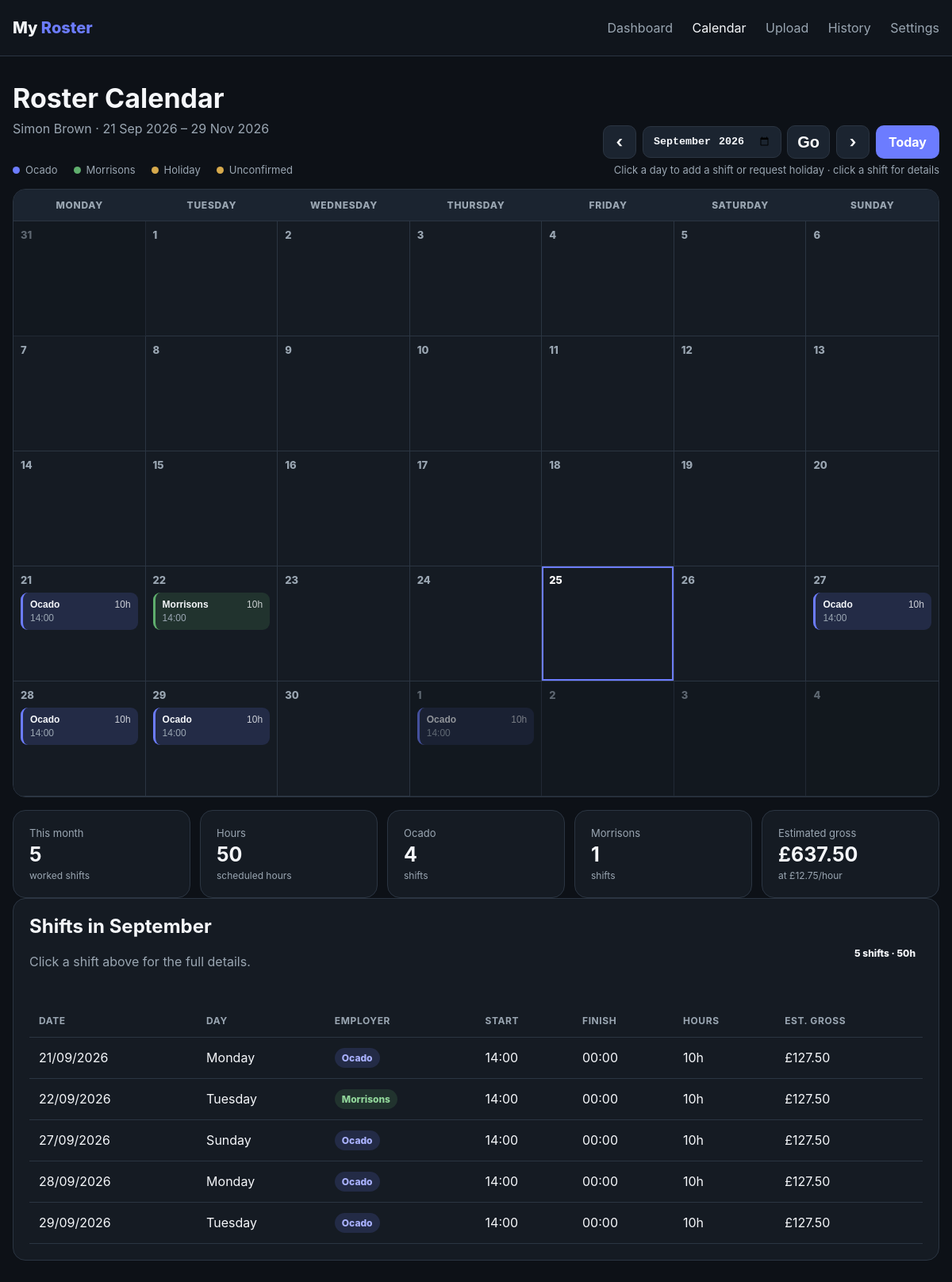
Page /calendar on the earlier database version.
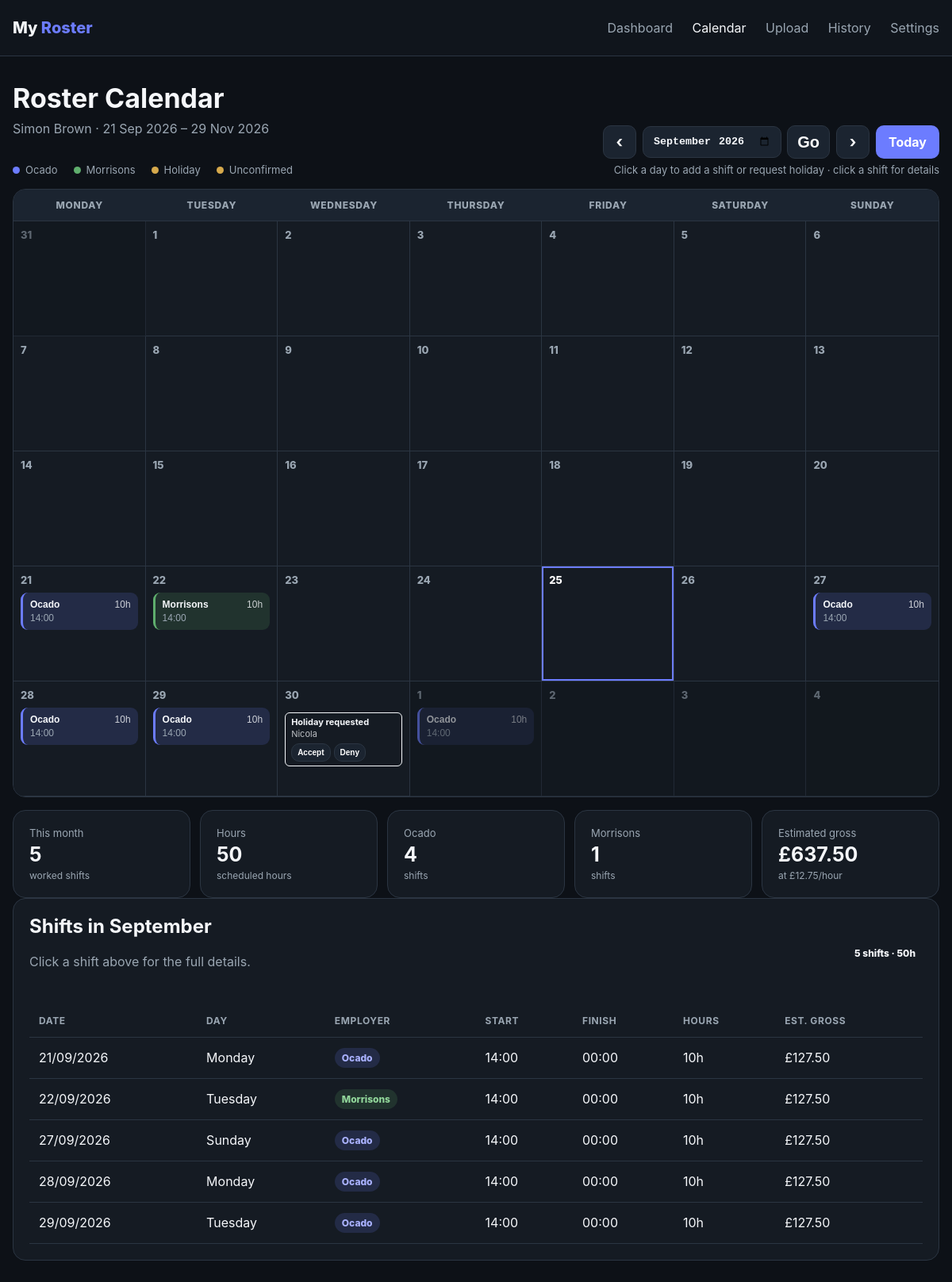
Same page on the later database version.
### app.py (models this page shows)
class Shift(db.Model):
    id = db.Column(db.Integer, primary_key=True)
    roster_id = db.Column(db.Integer, db.ForeignKey("roster.id"), nullable=False)
    shift_date = db.Column(db.Date, nullable=False)
    day_name = db.Column(db.String(15), nullable=False)
    start_time = db.Column(db.String(5), nullable=True)
    hours = db.Column(db.Float, default=10.0, nullable=False)
    employer = db.Column(db.String(30), nullable=False)  # Ocado / Morrisons / Holiday
    week_number = db.Column(db.Integer, nullable=False)
    pay_type = db.Column(db.String(20), nullable=False, default="normal")  # normal / holiday / overtime
    @property
    def finish_time(self):
        if not self.start_time or self.employer == "Holiday":
            return None
        try:
            start = datetime.strptime(self.start_time, "%H:%M")
            finish = start + timedelta(hours=self.hours)
            return finish.strftime("%H:%M")
        except ValueError:
            return None

class HolidayRequest(db.Model):
    id = db.Column(db.Integer, primary_key=True)
    roster_id = db.Column(db.Integer, db.ForeignKey("roster.id"), nullable=False)
    request_date = db.Column(db.Date, nullable=False)
    requested_by = db.Column(db.String(120), nullable=False, default="Nicola")
    note = db.Column(db.Text, nullable=True)
    status = db.Column(db.String(20), nullable=False, default="Requested")
    created_at = db.Column(db.DateTime, default=datetime.utcnow, nullable=False)

### app.py (the view)
@app.route("/calendar")
def calendar():
    roster = Roster.query.filter_by(active=True).order_by(Roster.uploaded_at.desc()).first()
    if not roster:
        return render_template("calendar.html", roster=None)
    shifts = Shift.query.filter_by(roster_id=roster.id).order_by(Shift.shift_date).all()
    requested_year = request.args.get("year", type=int)
    requested_month = request.args.get("month", type=int)
    requested_month_date = request.args.get("month_date", "").strip()
    if requested_month_date:
        try:
            selected = datetime.strptime(requested_month_date, "%Y-%m")
            year, month = selected.year, selected.month
        except ValueError:
            year = month = None
    elif requested_year and requested_month and 1 <= requested_month <= 12:
        year, month = requested_year, requested_month
    else:
        year = month = None
    if not year or not month:
        today = date.today()
        if roster.period_start <= today <= roster.period_end:
            year, month = today.year, today.month
        else:
            year, month = roster.period_start.year, roster.period_start.month
    return render_template("calendar.html", **calendar_context(roster, shifts, year, month))

### app.py (called while the page is built)
def money(value):
    return f"£{float(value):,.2f}"

def serialise_shifts(shifts):
    import json
    return json.dumps({
        str(s.id): {
            "date_label": s.shift_date.strftime("%A %d %B %Y"),
            "day": s.day_name,
            "start_time": s.start_time,
            "finish_time": s.finish_time,
            "hours": s.hours,
            "employer": s.employer,
            "pay_type": s.pay_type,
            "week": s.week_number,
        } for s in shifts
    })

def month_offset(year, month, offset):
    value = year * 12 + (month - 1) + offset
    return value // 12, value % 12 + 1

### templates/calendar.html (shortened to what the changed rows need)
<!doctype html>
<html lang="en">
<head>
<link rel="stylesheet" href="{{ url_for('static', filename='style.css') }}">
</head>
<body>
<main>
<div class="container">
{% if not roster %}
  <div class="card empty-state">
    <h1>No roster loaded</h1>
    <p class="subtitle">Upload a roster to see your shifts on a calendar.</p>
    <a class="btn" href="{{ url_for('upload_roster') }}">Upload roster</a>
  </div>
{% else %}
  <div class="calendar-header">
    <div>
      <h1>Roster Calendar</h1>
    </div>
  </div>
  <div class="calendar-card">
    <div class="calendar-weekdays">
      {% for day in weekdays %}<div>{{ day }}</div>{% endfor %}
    </div>
    <div class="calendar-grid">
      {% for week in calendar_weeks %}
        {% for cell in week %}
          <div class="calendar-day {% if not cell.in_month %}outside-month{% endif %} {% if cell.is_today %}today{% endif %}" data-date="{{ cell.date.strftime('%Y-%m-%d') }}" tabindex="0" role="button">
            <div class="day-number">{{ cell.date.day }}</div>
            <div class="events">
              {% for event in cell.events %}
                <button type="button" class="calendar-event {{ event.employer|lower }}" onclick="openShift({{ event.id }})">
                  <div class="event-top">
                    <strong>{{ event.employer }}</strong>
                    {% if event.hours %}<span>{{ event.hours|int }}h</span>{% endif %}
                  </div>
                  {% if event.start_time %}<div class="event-time">{{ event.start_time }}</div>{% endif %}
                </button>
              {% endfor %}
              {% for req in cell.holiday_requests %}
                <div class="holiday-request-box" title="Holiday requested by {{ req.requested_by }}{% if req.note %}: {{ req.note }}{% endif %}">
                  <strong>Holiday {{ req.status|lower }}</strong>
                  <span>{{ req.requested_by }}</span>
                  <div class="holiday-request-actions">
                    {% if req.status == 'Requested' %}
                      <form method="post" action="{{ url_for('update_holiday_request_status', request_id=req.id) }}" onclick="event.stopPropagation()"><input type="hidden" name="status" value="Accepted"><button class="btn secondary" type="submit">Accept</button></form>
                      <form method="post" action="{{ url_for('update_holiday_request_status', request_id=req.id) }}" onclick="event.stopPropagation()"><input type="hidden" name="status" value="Denied"><button class="btn secondary" type="submit">Deny</button></form>
                    {% elif req.status == 'Accepted' %}
                      <form method="post" action="{{ url_for('update_holiday_request_status', request_id=req.id) }}" onclick="event.stopPropagation()"><input type="hidden" name="status" value="Cancelled"><button class="btn secondary" type="submit">Cancel</button></form>
                    {% elif req.status == 'Denied' %}
                      <form method="post" action="{{ url_for('update_holiday_request_status', request_id=req.id) }}" onclick="event.stopPropagation()"><input type="hidden" name="status" value="Cancelled"><button class="btn secondary" type="submit">Cancel</button></form>
                    {% elif req.status == 'Cancelled' %}
                      <form method="post" action="{{ url_for('update_holiday_request_status', request_id=req.id) }}" onclick="event.stopPropagation()"><input type="hidden" name="status" value="Requested"><button class="btn secondary" type="submit">Re-request</button></form>
                    {% endif %}
                  </div>
                </div>
              {% endfor %}
            </div>
          </div>
        {% endfor %}
      {% endfor %}
    </div>
  </div>
  <div class="shift-list card">
    <div class="section-heading">
      <div>
        <h2>Shifts in {{ month_name }}</h2>
      </div>
    </div>
    {% if month_events %}
    <div class="table-wrap">
    <table>
      <thead><tr><th>Date</th><th>Day</th><th>Employer</th><th>Start</th><th>Finish</th><th>Hours</th><th>Est. gross</th></tr></thead>
      <tbody>
      {% for event in month_events|sort(attribute='shift_date') %}
        <tr onclick="openShift({{ event.id }})" class="clickable-row">
          <td>{{ event.shift_date.strftime('%d/%m/%Y') }}</td>
          <td>{{ event.day_name }}</td>
          <td><span class="badge {{ event.employer|lower }}">{{ event.employer }}</span></td>
          <td>{{ event.start_time or '—' }}</td>
          <td>{{ event.finish_time or '—' }}</td>
          <td>{{ event.hours|int }}h</td>
          <td>{% if event.employer == 'Holiday' or event.pay_type == 'holiday' %}{{ money(event.hours * holiday_rate) }}{% elif event.pay_type == 'overtime' %}{{ money(event.hours * overtime_rate) }}{% elif hourly_rate %}{{ money(event.hours * hourly_rate) }}{% else %}—{% endif %}</td>
        </tr>
      {% endfor %}
      </tbody>
    </table>
    </div>
    {% else %}
      <p class="subtitle">No shifts or holidays recorded for this month.</p>
    {% endif %}
  </div>
{% endif %}
</div>
</main>
</body>
</html>

Differences in the rows shown:
added HolidayRequest: status "requested", requested_by "Nicola"
